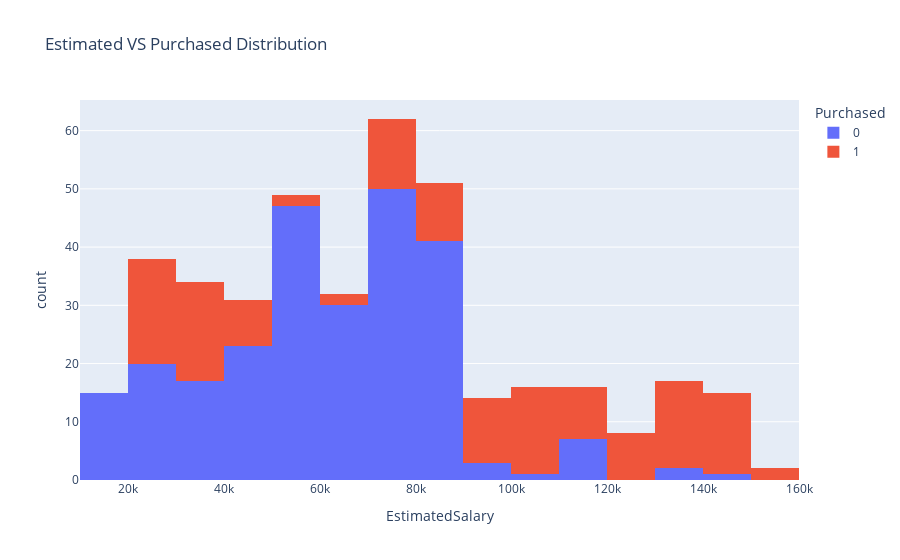

Notebook code for this chart:
### Code cell
fig = px.histogram(
    df, x="EstimatedSalary", color="Purchased",
    title="Estimated VS Purchased Distribution"
)
fig.show()

### Figure 1 — Plotly figure (JSON) as saved in the notebook; plotly's stock layout.template omitted (floating-point values rounded to 4 significant figures; data arrays with more than 128 entries replaced by an {"elided": "..."} marker saying what was removed)
{"data": [{"bingroup": "x", "hovertemplate": "Purchased=0<br>EstimatedSalary=%{x}<br>count=%{y}<extra></extra>", "legendgroup": "0", "marker": {"color": "#636efa", "pattern": {"shape": ""}}, "name": "0", "orientation": "v", "showlegend": true, "type": "histogram", "x": {"elided": "257 int values"}, "xaxis": "x", "yaxis": "y"}, {"bingroup": "x", "hovertemplate": "Purchased=1<br>EstimatedSalary=%{x}<br>count=%{y}<extra></extra>", "legendgroup": "1", "marker": {"color": "#EF553B", "pattern": {"shape": ""}}, "name": "1", "orientation": "v", "showlegend": true, "type": "histogram", "x": {"elided": "143 int values"}, "xaxis": "x", "yaxis": "y"}], "layout": {"barmode": "relative", "legend": {"title": {"text": "Purchased"}, "tracegroupgap": 0}, "title": {"text": "Estimated VS Purchased Distribution"}, "xaxis": {"anchor": "y", "domain": [0, 1], "title": {"text": "EstimatedSalary"}}, "yaxis": {"anchor": "x", "domain": [0, 1], "title": {"text": "count"}}}}
